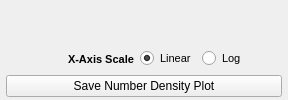
      <widget class="QWidget" name="tab_Distribution">
       <attribute name="title">
        <string>Number Density: Ns (Conc.)</string>
       </attribute>
       <layout class="QGridLayout" name="gridLayout_8">
        <property name="leftMargin">
         <number>6</number>
        </property>
        <property name="topMargin">
         <number>6</number>
        </property>
        <property name="rightMargin">
         <number>6</number>
        </property>
        <property name="bottomMargin">
         <number>3</number>
        </property>
        <item row="2" column="0" colspan="6">
         <widget class="QPushButton" name="pushButton_SavePlot_Distribution">
          <property name="text">
           <string>Save Number Density Plot</string>
          </property>
         </widget>
        </item>
        <item row="1" column="0">
         <spacer name="horizontalSpacer14">
          <property name="orientation">
           <enum>Qt::Horizontal</enum>
          </property>
          <property name="sizeType">
           <enum>QSizePolicy::Fixed</enum>
          </property>
          <property name="sizeHint" stdset="0">
           <size>
            <width>40</width>
            <height>20</height>
           </size>
          </property>
         </spacer>
        </item>
        <item row="1" column="5">
         <spacer name="horizontalSpacer13">
          <property name="orientation">
           <enum>Qt::Horizontal</enum>
          </property>
          <property name="sizeType">
           <enum>QSizePolicy::MinimumExpanding</enum>
          </property>
          <property name="sizeHint" stdset="0">
           <size>
            <width>30</width>
            <height>20</height>
           </size>
          </property>
         </spacer>
        </item>
        <item row="1" column="2">
         <widget class="QLabel" name="label_DistXAxis">
          <property name="font">
           <font>
            <family>Arial</family>
            <pointsize>8</pointsize>
            <bold>true</bold>
           </font>
          </property>
          <property name="text">
           <string>X-Axis Scale</string>
          </property>
         </widget>
        </item>
        <item row="1" column="4">
         <widget class="QRadioButton" name="radioButton_LogXAxis">
          <property name="font">
           <font>
            <family>Arial</family>
            <pointsize>8</pointsize>
           </font>
          </property>
          <property name="text">
           <string>Log</string>
          </property>
         </widget>
        </item>
        <item row="1" column="3">
         <widget class="QRadioButton" name="radioButton_LinearXAxis">
          <property name="font">
           <font>
            <family>Arial</family>
            <pointsize>8</pointsize>
           </font>
          </property>
          <property name="text">
           <string>Linear</string>
          </property>
          <property name="checked">
           <bool>true</bool>
          </property>
         </widget>
        </item>
        <item row="1" column="1">
         <spacer name="horizontalSpacer12">
          <property name="orientation">
           <enum>Qt::Horizontal</enum>
          </property>
          <property name="sizeType">
           <enum>QSizePolicy::MinimumExpanding</enum>
          </property>
          <property name="sizeHint" stdset="0">
           <size>
            <width>10</width>
            <height>20</height>
           </size>
          </property>
         </spacer>
        </item>
        <item row="0" column="0" colspan="6">
         <widget class="QCustomPlot" name="customPlot_Distribution" native="true">
          <property name="font">
           <font>
            <family>Arial</family>
            <pointsize>8</pointsize>
            <italic>false</italic>
            <bold>false</bold>
           </font>
          </property>
          <widget class="QLabel" name="label_CurrentTotNumDen">
           <property name="geometry">
            <rect>
             <x>130</x>
             <y>1</y>
             <width>201</width>
             <height>21</height>
            </rect>
           </property>
           <property name="font">
            <font>
             <family>Arial</family>
             <pointsize>9</pointsize>
             <italic>false</italic>
             <bold>false</bold>
            </font>
           </property>
           <property name="text">
            <string/>
           </property>
          </widget>
         </widget>
        </item>
       </layout>
      </widget>
